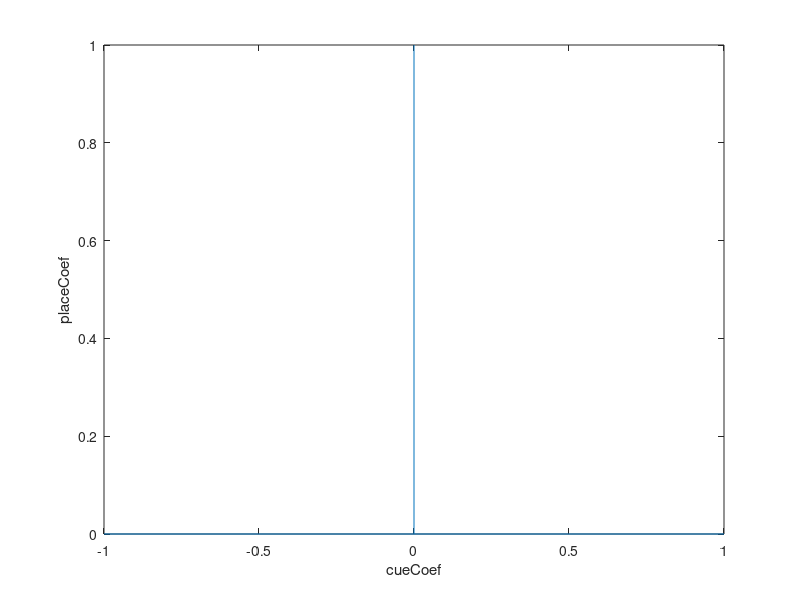

This figure's MATLAB source:
function [groupLinFitStruc] = linFitCaMouse()


% Clay 2020
% Look through all days in a "mouse" folder, find randCue sessions, run
% linearFitCaCueSess.m, and compile cue and place coefs for cells with
% R2>0.1

% choose start directory
mousePath = uigetdir();
cd(mousePath);
mouseDir = dir;

% initialize output variables
cueCoefs = []; cueCoefsCell = {};
placeCoefs = []; placeCoefsCell = {};
pathCell = {}; segDictNameCell={};
okCellIndsCell={}; placeParamCell={};

% crawl directories looking for randCue sessions
for j=3:length(mouseDir)
    dayName = mouseDir(j).name;
    try
        cd([mousePath '/' dayName]);
        dayDir = dir;
        
        for i = 3:length(dayDir)
            try
                if isfolder(dayDir(i).name) && contains(dayDir(i).name, '_randCue')
                    cd([mousePath '/' dayName '/' dayDir(i).name]);
                    %sessDir = dir;
                    
                    disp(['Processing shift file ' dayDir(i).name]); tic;
                    
                    %% (put analysis in here)
                    
                    toPlot = 0;                    
                    % run linear model on this session
                    [linFitStruc, summStruc] = linearFitCaCueSess(toPlot);
                    
                    pathCell = [pathCell summStruc.path];
                    segDictNameCell = [segDictNameCell summStruc.segDictName];
                    okCellIndsCell = [okCellIndsCell summStruc.okCells]; % cell indices of cells with ok R2 and some significant params (>0.04)
                    cueCoefs = [cueCoefs; summStruc.cueCoef]; cueCoefsCell = [cueCoefsCell summStruc.cueCoef];
                    placeCoefs = [placeCoefs; summStruc.placeCoef]; placeCoefsCell = [placeCoefsCell summStruc.placeCoef];
                    placeParamCell = [placeParamCell summStruc.placeParam];

                end
            catch e
                disp(['Some problem processing ' dayDir(i).name ' so skipping']);
                fprintf(1,'The identifier was:\n%s', e.identifier);
                fprintf(1,', error message:\n%s', e.message);
                disp(' ');
                
            end
            cd([mousePath '/' dayName]);
        end
        
    catch
        disp(['Prob processing ' dayName ' so moving to next directory']);
    end
    
    cd(mousePath);
    
end


%% compile vars into output struc
groupLinFitStruc.pathCell = pathCell; 
groupLinFitStruc.segDictNameCell = segDictNameCell;
groupLinFitStruc.okCellIndsCell = okCellIndsCell; 
groupLinFitStruc.placeParamCell = placeParamCell;
groupLinFitStruc.cueCoefs = cueCoefs; 
groupLinFitStruc.cueCoefsCell = cueCoefsCell;
groupLinFitStruc.placeCoefs = placeCoefs; 
groupLinFitStruc.placeCoefsCell = placeCoefsCell;


%% plotting
toPlot = 1;
if toPlot
    figure; plot(cueCoefs, placeCoefs,'.');
    hold on;
    line([0 0], get(gca,'YLim'));
    line(get(gca,'XLim'),[0 0]);
    xlabel('cueCoef'); ylabel('placeCoef');
end